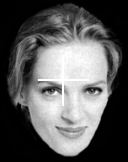
#> input picture stimuli/stimuli_f003.bmp, 128 x 162 px, given in place of stimuli_f001.bmp, which was not available
$ python add_border.py
#> lines starting #> are read from the running program, lines starting #| are printed output that depends on the picture; pictures that were not available may be replaced by others from this repository, and a replacement may not be noted
from PIL import Image

savepath = "withborder/"
colors = ["#FF0000", "#2E8B57", "#0000FF"]
conditions = ["f", "u", "s"]
index = 0
for condition in conditions:
    for i in range(150):
        current_img = Image.open("stimuli_"+condition+str(i+1).zfill(3)+".bmp")
#> current_img is the input picture: PIL image 128x162 L; min 0, max 255, mean 90.1
        x, y = current_img.size
#> x = 128; y = 162
        print(x, y)
#| 128 162
        new_pic = Image.new('RGB', (x + 12, y + 12), color=colors[index])
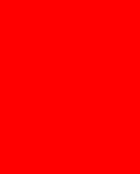
#> new_pic: PIL image 140x174 RGB; mean R, G, B 255, 0, 0
        new_pic.paste(current_img, (6, 6))
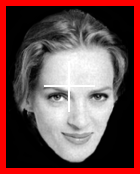
#> new_pic: PIL image 140x174 RGB; mean R, G, B 114.6, 76.7, 76.7
#> (the run stopped early here; a loop or call above may not have finished)

$ run again, on stimuli/stimuli_f038.bmp
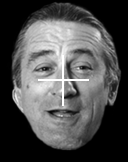
#> input picture stimuli/stimuli_f038.bmp, 128 x 162 px, given in place of stimuli_f001.bmp, which was not available
#> current_img is the input picture: PIL image 128x162 L; min 0, max 255, mean 77.5
#| 128 162
#> `new_pic.paste(current_img, (6, 6))`:
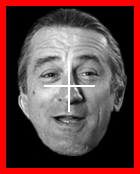
#> new_pic: PIL image 140x174 RGB; mean R, G, B 103.9, 66, 66

$ run again, on stimuli/stimuli_f043.bmp
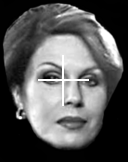
#> input picture stimuli/stimuli_f043.bmp, 128 x 162 px, given in place of stimuli_f001.bmp, which was not available
#> current_img is the input picture: PIL image 128x162 L; min 0, max 255, mean 87.5
#| 128 162
#> `new_pic.paste(current_img, (6, 6))`:
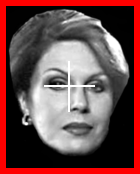
#> new_pic: PIL image 140x174 RGB; mean R, G, B 112.4, 74.5, 74.5
